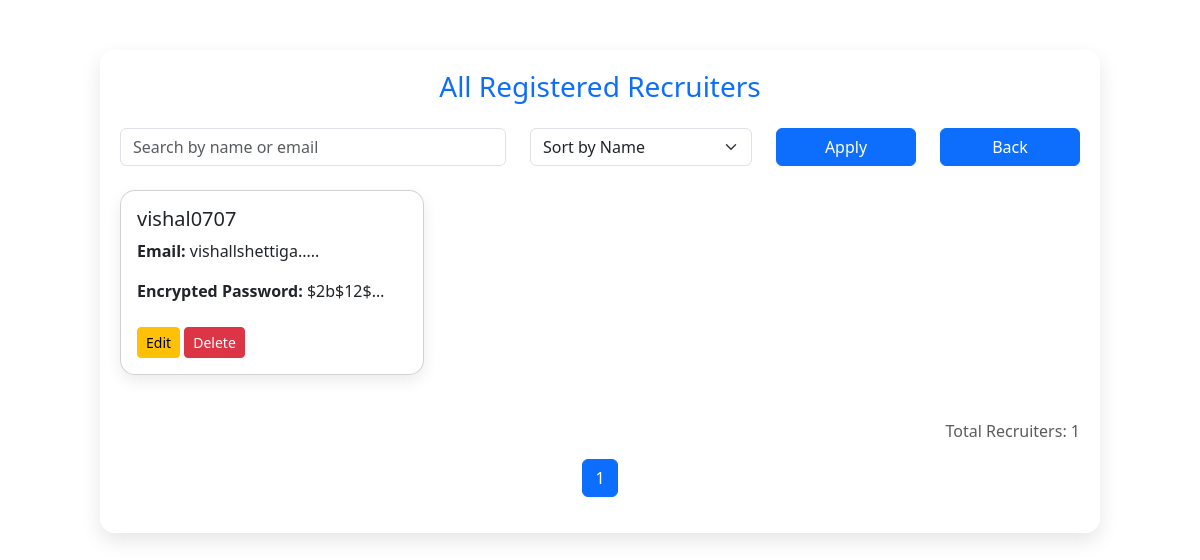
The app's page /view-recruiters, older data.
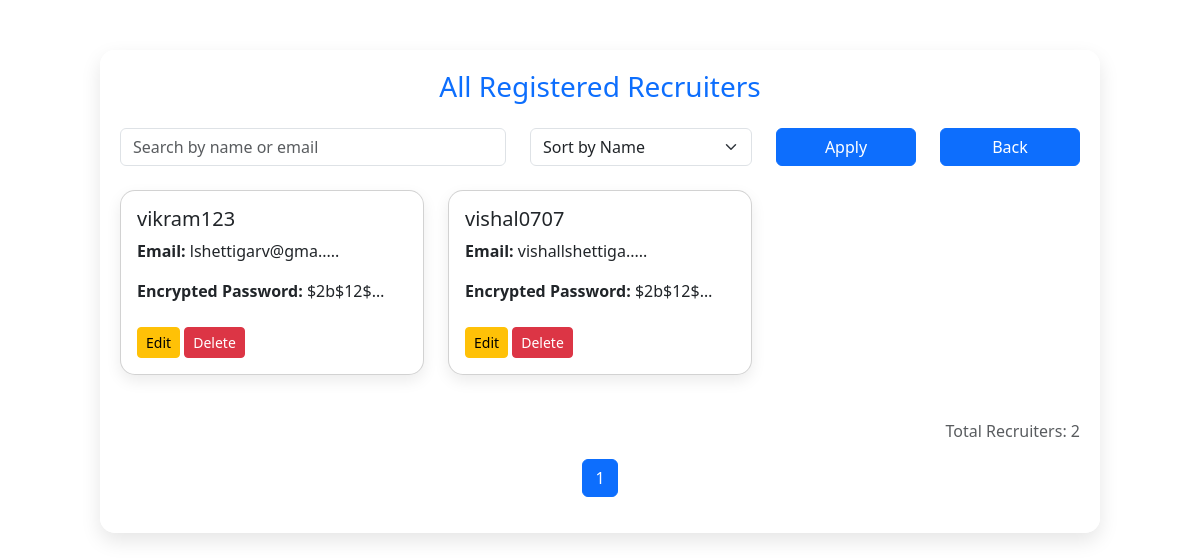
The same page, newer data.
### tables this page shows
CREATE TABLE recruiter (
        id INTEGER PRIMARY KEY AUTOINCREMENT,
        username TEXT NOT NULL UNIQUE,
        email TEXT NOT NULL,
        password TEXT NOT NULL,
        company TEXT
    );

### app.py (the view)
@app.route('/view-recruiters')
def view_recruiters():
    conn = get_db_connection()
    cursor = conn.cursor()
    search = request.args.get('search', '')
    sort = request.args.get('sort', 'username')
    page = int(request.args.get('page', 1))
    per_page = 6
    query = "SELECT * FROM recruiter"
    params = []
    if search:
        query += " WHERE username LIKE ? OR email LIKE ?"
        params.extend([f"%{search}%", f"%{search}%"])
    query += f" ORDER BY {sort}"
    cursor.execute(query, params)
    all_recruiters = cursor.fetchall()
    total = len(all_recruiters)
    total_pages = (total + per_page - 1) // per_page
    recruiters = all_recruiters[(page - 1) * per_page: page * per_page]
    edit_id = request.args.get("edit_id")
    edit_recruiter = None
    if edit_id:
        cursor.execute("SELECT * FROM recruiter WHERE id = ?", (edit_id,))
        edit_recruiter = cursor.fetchone()
    conn.close()
    return render_template(
        "view_recruiters.html",
        recruiters=[dict(r) for r in recruiters],
        edit_recruiter=dict(edit_recruiter) if edit_recruiter else None,
        page=page,
        total_pages=total_pages,
        total_recruiters=total,
        action_status=request.args.get("status")
    )

### app.py (called while the page is built)
def get_db_connection():
    conn = sqlite3.connect('career_counselor.db')
    conn.row_factory = sqlite3.Row
    return conn

### templates/view_recruiters.html (shortened to what this page needs)
<!DOCTYPE html>
<html lang="en">
<head>
  <link rel="stylesheet" href="https://cdn.jsdelivr.net/npm/bootstrap@5.3.0/dist/css/bootstrap.min.css">
</head>
<body>
  <div class="container user-container">
    <h3 class="text-center text-primary mb-4">All Registered Recruiters</h3>
    {% if edit_recruiter %}
    <div class="edit-card">
  <h5 class="text-center">Edit Recruiter</h5>
  <form method="POST" action="/edit-recruiter/{{ edit_recruiter.id }}">
    <div class="mb-3">
      <label>Username</label>
      <input type="text" name="username" value="{{ edit_recruiter.username }}" class="form-control" required />
    </div>
    <div class="mb-3">
      <label>Email</label>
      <input type="email" name="email" value="{{ edit_recruiter.email }}" class="form-control" required />
    </div>
    <div class="mb-3">
      <label>Password</label>
      <input type="text" name="password" value="{{ edit_recruiter.password }}" class="form-control" required />
    </div>
    <button type="submit" class="btn btn-success w-100">Update</button>
  </form>
</div>
    {% else %}
    <form method="GET" action="/view-recruiters" class="row mb-4">
      <div class="col-md-5">
        <input type="text" class="form-control" name="search" placeholder="Search by name or email" value="{{ request.args.get('search', '') }}">
      </div>
      <div class="col-md-3">
        <select name="sort" class="form-select">
          <option value="username" {% if request.args.get('sort') == 'username' %}selected{% endif %}>Sort by Name</option>
        </select>
      </div>
      <div class="col-md-2">
        <button type="submit" class="btn btn-primary w-100">Apply</button>
      </div>
      <div class="col-md-2">
        <a href="/admin-dashboard" class="btn btn-primary w-100">Back</a>
      </div>
    </form>
    <div class="row">
      {% for recruiter in recruiters %}
      <div class="col-md-4">
        <div class="card user-card p-3">
          <h5>{{ recruiter.username }}</h5>
          <p class="truncate"><strong>Email:</strong> {{ recruiter.email[:15] }}{% if recruiter.email|length > 15 %}.....{% endif %}</p>
          <p class="truncate"><strong>Encrypted Password:</strong> {{ recruiter.password[:15] }}{% if recruiter.password|length > 15 %}.....{% endif %}</p>
          <div class="mt-2">
            <a href="/view-recruiters?edit_id={{ recruiter.id }}" class="btn btn-warning btn-sm">Edit</a>
            <form action="/delete-recruiter/{{ recruiter.id }}" method="POST" class="d-inline">
              <button type="submit" class="btn btn-danger btn-sm" onclick="return confirm('Are you sure you want to delete this recruiter?')">Delete</button>
            </form>
          </div>
        </div>
      </div>
      {% endfor %}
    </div>
    <p class="mt-4 text-end text-muted">Total Recruiters: {{ total_recruiters }}</p>
    <nav aria-label="Page navigation example">
      <ul class="pagination justify-content-center">
        {% for p in range(1, total_pages + 1) %}
        <li class="page-item {% if p == page %}active{% endif %}"><a class="page-link" href="?page={{ p }}&search={{ request.args.get('search', '') }}&sort={{ request.args.get('sort', '') }}">{{ p }}</a></li>
        {% endfor %}
      </ul>
    </nav>
    {% endif %}
  </div>
</body>
</html>

Row changes from the older to the newer data that the page shows:
added recruiter: username "vikram123", email "lshettigarv@gma", password "$2b$12$…"
Text that changed along with them:
{{ total_recruiters }}: "1" → "2"
